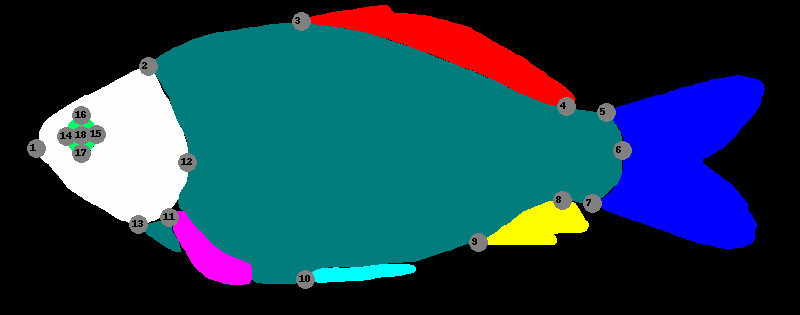
#> input picture Test_Data/INHS_FISH_000742_image_lm.png, 800 x 315 px
$ python Morphology_main.py ../Test_Data/INHS_FISH_000742_image_lm.png out.png
#> lines starting #> are read from the running program, lines starting #| are printed output that depends on the picture; after the words box and inside, x2 and y2 are one past the last pixel; in counts of white or black regions, pixels touching at a corner belong together
### Scripts/Traits_class.py
#!/usr/bin/env python3
# -*- coding: utf-8 -*-
#' Adapatation for BGNN snakemake (minnows project)
#  on Mon Aug  8 11:35:50 2022
#' @author
#' Yasin Bakis : Original designed idea
#' Bahadir Altintas: first code draft https://github.com/hdr-bgnn/traits_tool
#' Thibault Tabarin: refactor the code, create class with additional functions for modularity.

#' @description
#' Meghan Balk, Bahadir Altinas, Thibault Tabarin lead by Ysain Bakis, came up with a
#' methodology to extract fish traits from fish segmentation. More info on trait extraction
#' here --> https://github.com/hdr-bgnn/Morphology-analysis
#' and here --> https://github.com/hdr-bgnn/Minnow_Traits
#' there is 3 classes:
#'  + Class Segmented_image : extract the raw segmented image and split the 12 channels into dictionary
#'    provide function to clean and play with the data
#'  + Class Measure_morphology (parent class Segmented_image). this class provide the tools to extract
#'    The fish landmarks, bbox of traits, fish standart measurements
#'  + Class Visualization_morphology: tools to visualize the various trait measurement and landmarks
#'    outputs
#' More information on the repository https://github.com/hdr-bgnn/Morphology-analysis

import os, sys, math, json
from operator import sub
import numpy as np
from PIL import Image, ImageDraw, ImageFont
from skimage.measure import label, regionprops
from skimage.morphology import reconstruction


class Segmented_image:

    def __init__(self, file_name, align = True, cutoff = 0.6):
        self.file = file_name
        # expected name format "Unique_identifier_segmented.png" i.e "INHS_FISH_00072_segmented.png"
        self.image_name = os.path.split(file_name)[1]
        self.base_name = self.image_name.rsplit('_',1)[0] # extract unique_identifier

        self.align =align
        self.cutoff = cutoff # minimum percent in area that a blob need to be valide trait

        self.trait_color_dict = {'background': [0, 0, 0],'dorsal_fin': [254, 0, 0],'adipos_fin': [0, 254, 0],
                               'caudal_fin': [0, 0, 254],'anal_fin': [254, 254, 0],'pelvic_fin': [0, 254, 254],
                               'pectoral_fin': [254, 0, 254],'head': [254, 254, 254],'eye': [0, 254, 102],
                               'caudal_fin_ray': [254, 102, 102],'alt_fin_ray': [254, 102, 204],
                               'trunk': [0, 124, 124]}

        self.img_arr = self.import_image(file_name)
        self.fish_angle = self.get_fish_angle_pca()

        if align:
            self.img_arr = self.align_fish()
            self.old_fish_angle = self.fish_angle
            self.fish_angle = self.get_fish_angle_pca()

        self.get_channels_mask()
        self.presence_matrix = self.get_presence_matrix()

    def import_image(self,file_name):
        '''
        Import the image from "image_path" and convert to np.array astype uint8 (0-255)
        '''
        img = Image.open(file_name)
#> img is the input picture: PIL image 800x315 RGB; mean R, G, B 29.6, 61.1, 79
        img_arr = np.array(img, dtype=np.uint8)

        return img_arr

    def get_fish_angle_pca(self):
        '''
        Calculate orientation (PCA) of the mask of whole fish
        We choose to combine whole fish part and calculate orientation.
        return value in degree
        '''

        # create a mask with all the fish traits
        img_arr = self.img_arr
        whole_fish = np.sum(img_arr,axis=2).astype(bool)
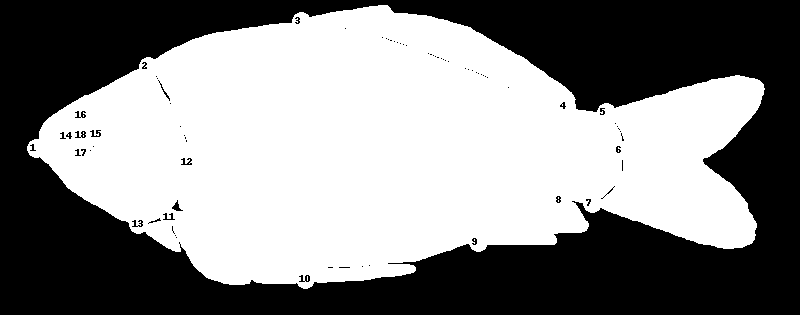
#> whole_fish: shape (315, 800) bool; 52.9% white; 76 black regions (54 under 20 px), largest, box (x1, y1, x2, y2) and area: (0, 0, 800, 315) 117767, (172, 200, 183, 211) 51, (299, 275, 310, 282) 46

        # Clean holes and remove isolated blobs and create a regionprop
        trait_region = self.clean_trait_region(whole_fish)
        angle_rad = trait_region.orientation
        #fish_angle = (90-angle_rad*180/math.pi)
        fish_angle = np.sign(angle_rad) * (90-abs(angle_rad*180/math.pi))

        # + 0.0 remove negative sign on rounded 0.0 value
        return round(fish_angle,2) + 0.0


    def align_fish(self):
        '''
        Development
        To align the fish horizontally
        in order to get landmark 5 and 6
        '''

        img_arr = self.img_arr
        angle_deg = self.fish_angle

        image_align = Image.fromarray(img_arr).rotate(angle_deg)

        return  np.array(image_align, dtype=np.uint8)


    def get_channels_mask(self):
        '''
        Convert the png image (numpy.ndarray, np.uint8)  (320, 800, 3)
        to a mask_channel (320, 800, 12) Binary map

        input
        output
        img shape -> (320, 800, 3) if normal=True
        else: mask shape -> (11, 320, 800)
            we want to output a PIL image with rgb color value
            '''
        trait_color_dict = self. trait_color_dict
        img = self.img_arr
        mask = {}
        for i, (trait, color) in enumerate(trait_color_dict.items()):
            if trait != "background":

                trait_mask = (img[:, :, 0] == color[0]) &\
                            (img[:, :, 1] == color[1]) &\
                            (img[:, :, 2] == color[2])
                mask[trait]=trait_mask.astype("uint8")

        self.mask = mask

    def remove_holes(self, image):

        seed = np.copy(image)
        seed[1:-1, 1:-1] = image.max()
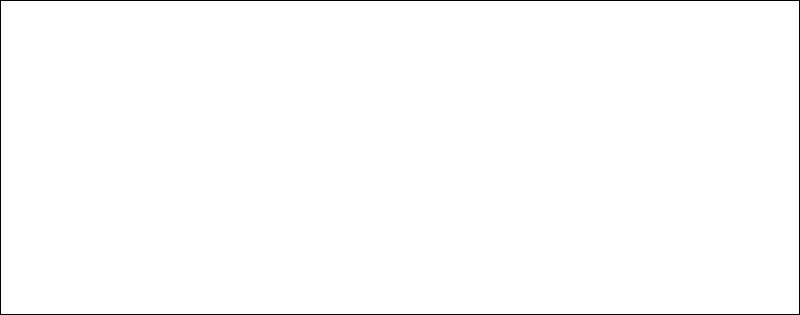
#> seed: shape (315, 800) bool; 99.1% white; black in thin lines or dots
        mask = image
        filled = reconstruction(seed, mask, method='erosion')
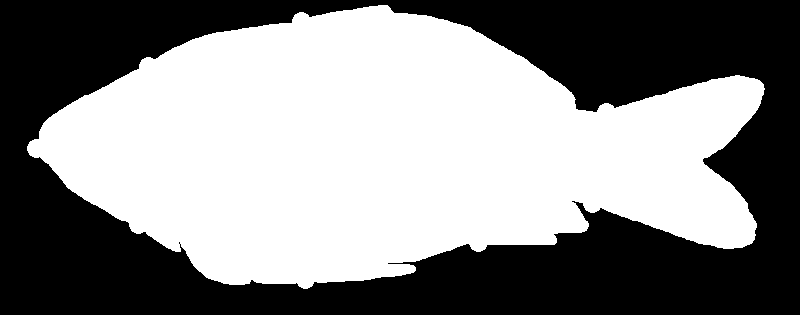
#> filled: shape (315, 800) float64; values 0 (black) and 1 (white), 53.3% white; 1 black region, box (x1, y1, x2, y2) and area: (0, 0, 800, 315) 117767
        return filled


    def clean_trait_region(self, trait_mask):
        '''
        Clean the mask_trait (remove holes)
        Find the biggest region
        return region_trait
        '''
        # percent area of the biggest blob below which the trait is excluded
        # in other word if a trait is composed of lot of small blobs with none having more than
        # 60% of the total trait area, we reject
        percent_cutoff = self.cutoff
        # remove hole/fill empty area
        trait_filled = self.remove_holes(trait_mask)

        # total area of the trait
        total_area = np.count_nonzero(trait_filled == 1)
#> total_area = 134233
        trait_label = label(trait_filled)
#> trait_label: shape (315, 800) int64; values 0 (black) and 1 (white), 53.3% white; 1 black region
        trait_region = regionprops(trait_label)
#> trait_region = 1 regions; box (x1, y1, x2, y2) and area: (27, 5, 765, 289) 134233

        if total_area>0:

            # Get the biggest instance(blob) of the trait
            biggest_region = sorted(trait_region, key=lambda r: r.area, reverse=True)[0]
            percent = biggest_region.area/total_area
#> percent = 1
            if percent >=percent_cutoff:
                trait_region = biggest_region
            else:
                trait_region =[]
        return trait_region

    def get_presence_matrix(self):
        '''
        Create a matrix with presence, number of blob, percent of the biggest
        instance for each trait
        '''
        mask = self.mask
        presence_matrix = {}

        for i, (trait_name, trait_mask) in enumerate(mask.items()):

            temp_dict = {}
            total_area = np.count_nonzero(trait_mask == 1)
            label_trait = label(trait_mask)
            trait_regions = regionprops(label_trait)

            temp_dict["number"] = len(trait_regions)

            if len(trait_regions) > 0:
                biggest_region = sorted(trait_regions, key=lambda r: r.area, reverse=True)[0]
                temp_dict["percentage"] = biggest_region.area/total_area
            else:
                    temp_dict["percentage"] = 0

            presence_matrix[trait_name] = temp_dict

        return presence_matrix


class Measure_morphology(Segmented_image):

    def __init__(self, file_name, align=True):

        super().__init__(file_name, align=True)
        self.get_all_measures_landmarks()

    def get_all_measures_landmarks(self):
        '''
        Execute the multiple functions that calculate landmarks and measurements
        '''
        self.landmark = self.all_landmark()
        self.measurement_with_bbox = self.all_measure_using_bbox()
        self.measurement_with_lm = self.all_measure_using_lm()
        self.measurement_with_area = self.all_measure_area()

    def get_distance(self, a,b):
        '''
        measure distance between two points if they are not empty
        a and b : tuple (x,y)

        '''
        distance=0
        # a and b are not None calculate the distance
        if a and b:
            distance = ((a[0] - b[0])**2 + (a[1] - b[1])**2)**0.5
        return distance


    # [13 lines left out: function get_distance_table, not called in this run]

    def combine_trait_mask(self, list_trait=['head','trunk']):

        mask = self.mask
        combo = np.zeros_like(mask,dtype="uint8")

        for trait in list_trait:
            if np.any(mask[trait]):
                combo = combo + mask[trait]
            else:
                return None

        #combo_cleaned = self.remove_holes(combo)

        return combo

#######################
# Measure the landamrks
#######################
    def landmark_generic(self, trait_name):
        '''
        Identify landmark of a trait (trait_name)
        front, back, top, bottom of the trait and center
        this function works only if the fish is oriented head facing left
        '''

        mask = self.mask[trait_name]
        # remove the hole and take the biggest blob
        clean_mask = self.clean_trait_region(mask)
        # Create new mask with clean mask, remove hole and secondary blob
        # use clean_mask (region) to reconstruct a mask
        if clean_mask:
            bbox = clean_mask.bbox
            new_mask = np.zeros_like(mask)
            new_mask[bbox[0]:bbox[2],bbox[1]:bbox[3]]=clean_mask.image

            x,y = np.where(new_mask)
            # top
            x_top=x.min()
            y_top = round(np.mean(np.where(new_mask[x_top,:])))
            top_lm = (int(x_top),int(y_top))

            # bottom
            x_bottom=x.max()
            y_bottom = round(np.mean(np.where(new_mask[x_bottom,:])))
            bottom_lm = (int(x_bottom),int(y_bottom))

            #front
            y_front = y.min()
            x_front = round(np.mean(np.where(new_mask[:, y_front,])))
            front_lm = (int(x_front),int(y_front))

            #back
            y_back=y.max()
            x_back = round(np.mean(np.where(new_mask[:, y_back,])))
            back_lm = (int(x_back),int(y_back))
            centroid = clean_mask.centroid
        else:
            front_lm , back_lm, top_lm, bottom_lm, centroid, new_mask = [], [], [], [], [], []

        return front_lm, back_lm, top_lm, bottom_lm, centroid, new_mask

    def landmark_5_7(self):
        '''
        locate the landmark 5 and 7 of the caudal fin.
        We split the caudal fin upper and lower part (horizontal line through the middle).
        Then, in each case get the mot left point in the half of the caudal fin
        '''
        _,_,_,_,center_caudal,new_mask_caudal= self.landmark_generic('caudal_fin')

        if np.any(new_mask_caudal):
            mask_caudal_5 = new_mask_caudal.copy()
            mask_caudal_7 = new_mask_caudal.copy()
            row_caudal = round(center_caudal[0])

            mask_caudal_5[row_caudal:,:] = 0
            mask_caudal_7[:row_caudal,:] = 0

            lm_5_7=[]
            for temp_mask in [mask_caudal_5,mask_caudal_7]:
                x,y = np.where(temp_mask)
                y_front = y.min()
                x_front = round(np.mean(np.where(temp_mask[:, y_front,])))
                lm_5_7.append((int(x_front),int(y_front)))

            return lm_5_7[0], lm_5_7[1]
        else:
            return [],[]

    def all_landmark(self):
        '''
        Calculate of the landmark
        front, back, top, bottom, center, new_mask = self.landmark_generic(trait_name)
        '''
        cutoff =  self.cutoff
        presence_matrix = self.presence_matrix

        # initialize a dictionnary with keys and empty lists as value
        landmark={str(k):[] for k in range(1,19)}

        #eye
        if presence_matrix['eye']['percentage']>=cutoff:

            landmark['14'], landmark['15'], landmark['16'], landmark['17'], center_eye, _ = self.landmark_generic('eye')
            landmark['18'] = (round(center_eye[0]), round(center_eye[1]))


        # head
        landmark['1'], landmark['12'], landmark['2'] , landmark['13'], _, new_mask_head = self.landmark_generic('head')

        #landmark #5 and 7 caudal fin
        landmark['5'], landmark['7'] = self.landmark_5_7()

        #trunk
        _, landmark['6'],_ ,_ ,_ ,_ = self.landmark_generic('trunk')

        # Fins : ['dorsal_fin', 'anal_fin', 'pelvic_fin', 'pectoral_fin']
        landmark['3'],_ , _, landmark['4'], _,  _ = self.landmark_generic('dorsal_fin')
        landmark['11'],_ , _,_, _, _ = self.landmark_generic('pectoral_fin')
        landmark['10'],_ , _,_, _, _ = self.landmark_generic('pelvic_fin')
        landmark['9'], _, landmark['8'] , _, _, _ = self.landmark_generic('anal_fin')

        # reorder the keys of the dictionnary
        new_landmark={}
        list_order = [str(i) for i in range(1,19)]
        for key in list_order:
            new_landmark[key] = landmark[key]

        return new_landmark

####################################
# Calculate measurements using landmarks
####################################

    def measure_eye_area(self):
        '''
        Calculate eye area after cleaning and filing hole

        '''
        mask = self.mask
        eye_region = self.clean_trait_region(mask['eye'])
        if eye_region:
            return eye_region.area
        else:
            return 'None'

    def measure_head_area(self):
        '''
        Calculate head area  after cleaning and filing hole

        '''
        mask = self.mask
        head_region = self.clean_trait_region(mask['head'])

        if head_region:
            return head_region.area
        else:
            return 'None'

    # [112 lines left out: functions measure_eye_head_ratio, measure_eye_diameter, calculate_triangle_area, measure_head_length, measure_head_depth, measure_body_length, not called in this run]

    def measure_fish_angle_lm(self):
        '''
        measure fish angle using orientation of the line define by landmark#1 and landmark #6
        '''
        landmark = self.landmark
        fish_angle_lm = 'None'
        if landmark['1'] and landmark['6']:

            # translation to origin
            trans_to_origin = list(map(sub, landmark['6'], landmark['1']))
            fish_angle_lm = math.atan2(trans_to_origin[0], trans_to_origin[1])*(180/math.pi)
            fish_angle_lm = round(fish_angle_lm,2)

        return fish_angle_lm

    def all_measure_using_lm(self):
        '''
        Collect all the measurment for the fish that are only using landmarks
        '''
        landmark = self.landmark
        measures_lm={'SL_lm':'None', 'HL_lm':'None','ED_lm':'None', 'HH_lm':'None', 'HH_lm_v2':'None', 'pOD_lm':'None' }
        # Standard Length (body length), landmark
        if landmark['1'] and landmark['6']:
            measures_lm['SL_lm'] = round(self.get_distance(landmark['1'],landmark['6']),2)

        # Head Length, landmark
        if landmark['1'] and landmark['12']:
            measures_lm['HL_lm'] = round(self.get_distance(landmark['1'],landmark['12']),2)

        #Eye Diamter, landmark
        if landmark['14'] and landmark['15']:
            measures_lm['ED_lm'] = round(self.get_distance(landmark['14'],landmark['15']),2)

        if landmark['18']:
            # Head Height, height of the line going through the middle of the eye landmark #18
            measures_lm['HH_lm'], start, end = self.measure_head_depth()
            # Sanity check for the measure of HH_lm using start and end of the vertical line through the eye
            measures_lm['HH_lm_v2'] = round(self.get_distance(start,end),2)

        # preObital Depth, landamrk
        if landmark['1'] and landmark['14']:
            measures_lm['pOD_lm'] = round(self.get_distance(landmark['1'],landmark['14']),2)

        # Head Depth, landmark
        if landmark['2'] and landmark['13']:
            measures_lm['HD_lm'] = round(self.get_distance(landmark['2'],landmark['13']),2)

        measures_lm['FA_lm'] = self.measure_fish_angle_lm()

        return measures_lm

    def all_measure_area(self):
        '''
        Collect measuerements calculate using the area (measure from the skimage.measure.regionprops)
        '''
        measure_area = {'EA_m':'None', 'HA_m':'None'}
        # Eye Area
        measure_area['EA_m'] = self.measure_eye_area()
        # Head area
        measure_area['HA_m'] = self.measure_head_area()

        return measure_area

########################
# Measurement using bbox
########################

    def measure_SL_bbox(self):
        '''
        Measure SL (Standard Length), length of the bounding box of head + trunk
        Combine head and trunk and measure bbox length
        '''
        standard_length = 'None'
        head_trunk = self.combine_trait_mask(['head','trunk'])
        if np.any(head_trunk):

            trait_region= self.clean_trait_region(head_trunk)
            min_row, min_col, max_row, max_col = trait_region.bbox # (up, left, bottom, right) <=> (min_row, min_col, max_row, max_col)
            standard_length = max_col-min_col

        return standard_length

    def measure_length_bbox(self, trait_name):
        '''
        Measure the length of bbox of the trait_name
        '''
        mask = self.mask[trait_name]
        # remove the hole and take the biggest blob
        trait_region = self.clean_trait_region(mask)
        trait_length_bbox = 'None'

        if trait_region:
            minrow, mincol, maxrow, maxcol = trait_region.bbox

            trait_length_bbox = maxcol-mincol

        return trait_length_bbox

    def measure_pOD_bbox(self):
        '''
        Measure preorbital Depth using left boubdary of bbox of head and eye
        '''
        pOD_bbox = 'None'
        mask_head = self.mask['head']
        mask_eye = self.mask['eye']
        head_region = self.clean_trait_region(mask_head)
        eye_region = self.clean_trait_region(mask_eye)

        if head_region and eye_region:

            up_h, left_h, bot_h, right_h = head_region.bbox
            up_e, left_e, bot_e, right_e = eye_region.bbox

            pOD_bbox = int(left_e - left_h)

        return pOD_bbox

    def all_measure_using_bbox(self):
        '''
        Collect the measurment for the fish for Meghan paper
        '''
        measures_bbox={'SL_bbox':'None', 'HL_bbox':'None', 'ED_bbox':'None','pOD_bbox':'None', 'FA_pca':'None' }

        # SL standart length, length bbox of head+trunk

        measures_bbox['SL_bbox'] =  self.measure_SL_bbox()

        # HL Head Length, length of bbox of the head
        measures_bbox['HL_bbox'] = self.measure_length_bbox('head')
        # ED Eye Diameter
        measures_bbox['ED_bbox'] = self.measure_length_bbox('eye')

        # preorbital Depth
        measures_bbox['pOD_bbox'] = self.measure_pOD_bbox()

        # fish angle in case of connection
        measures_bbox['FA_pca'] = self.fish_angle

        return measures_bbox

    # [21 lines left out: function visualize_landmark, not called in this run]

class Visualization_morphology(Measure_morphology):
############################
# Visualization function
############################
    def __init__(self, file_name, align=True):

        super().__init__(file_name, align=True)

    # [103 lines left out: functions visualize_trait, visualize_landmark, visualize_a_bbox, visualize_multi_bbox, visualize_major_minor, not called in this run]

### Scripts/Morphology_main.py
#!/usr/bin/env python3
# -*- coding: utf-8 -*-
"""
Created on Tue May 24 09:21:33 2022

@author: thibault
"""
import Traits_class as tc
import json
import numpy as np
import argparse

# [31 lines left out: function get_scale, not called in this run]


# this class is used by json.dump to control that every value as the right format
# particular problem encounter with np.int64 value type
class NpEncoder(json.JSONEncoder):
    # [9 lines left out: function default, not called in this run]

def argument_parser():
    parser = argparse.ArgumentParser(description='Extract information from segmented fish image such as presence absence,\
                                     landmarks, measures.')
    parser.add_argument('input_image', help='Path of segmented fish image. Format PNG image file.')
    parser.add_argument('output_presence', help='Path of output presence absence table. Format JSON file.')


    parser.add_argument('--metadata',
                        help=' Path to the metadata, structured as output by drexel_metadata_formatter. Format JSON file.')
    parser.add_argument('--morphology',
                        help='Save the dictionnary of morphology measurements with the provided filename.')
    parser.add_argument('--landmark',
                        help='Save the dictionnary of landmarks with the provided filename.')
    parser.add_argument('--lm_image',
                        help='Save the visualisation of landmarks with the provided filename.')
    return parser

def main():
    '''
    Use Class Segmented_image, Measure_morphology to extract information
    from a segmented fish image (.png image).

    Input output are managed by argument_parser()

    Segmented_image creates an object that isolates different traits, preprocesses them and extract genral info (such as fish angle)
    Measure_morphology inherits from Segmented_image and uses preprocessed traits information to measure morphology
    characteristic and landmarks.
    There are 4 mains output defined in argument_parser()
    args.output_presence : {"dorsal_fin": {"number": 1, "percentage": 1.0}, "adipos_fin": {"number": 0, "percentage": 0}....}
    number: number of blob per trait, percentage: area % of the bigger blob.
    args.metadata : filename to import for metadata info (scale information) -  structured as output by drexel_metadata_formatter.
    args.morphology : filename to save Morphology measurement from bbox and from lankmarks.
    args.landmark : filename to save Coordinate of the landmark extracted.
    args.lm_image : filename to save visualization of the landmarks

    Returns
    -------
    None.

    '''
    parser = argument_parser()
    args = parser.parse_args()


    # Create the image segmentation object
    img_seg = tc.Segmented_image(args.input_image, align=True)
#> in get_fish_angle_pca, `angle_rad = trait_region.orientation`: angle_rad = 1.55
#> in get_fish_angle_pca, `fish_angle = np.sign(angle_rad) * (90-abs(angle_rad*180/math.pi))`: fish_angle = 0.921
#> in __init__, `self.fish_angle = self.get_fish_angle_pca()`: self.fish_angle = 0.92
#> in align_fish, `image_align = Image.fromarray(img_arr).rotate(angle_deg)`:
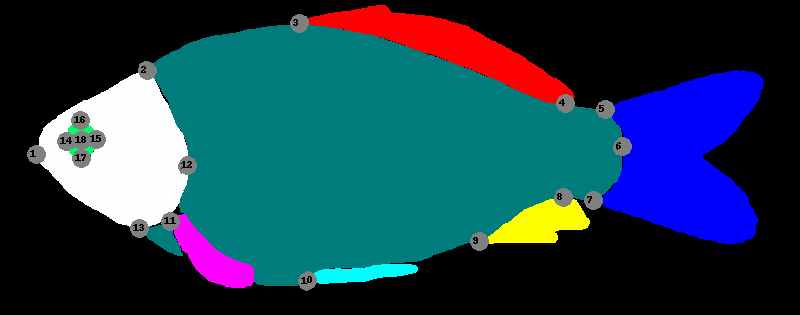
#> image_align: PIL image 800x315 RGB; mean R, G, B 29.6, 61.1, 79
#> (the rest of the program and of its run is left out)
